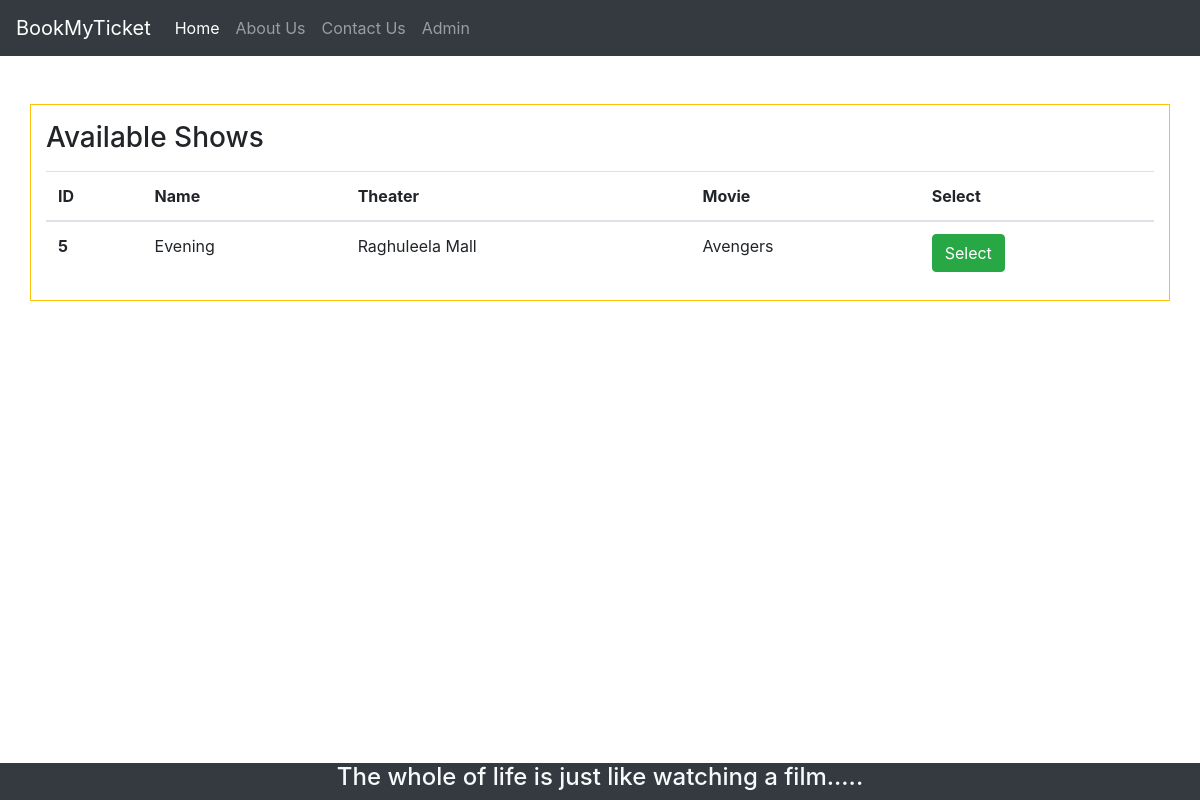
Page /customer/select/show/11/9/ on the earlier database version.
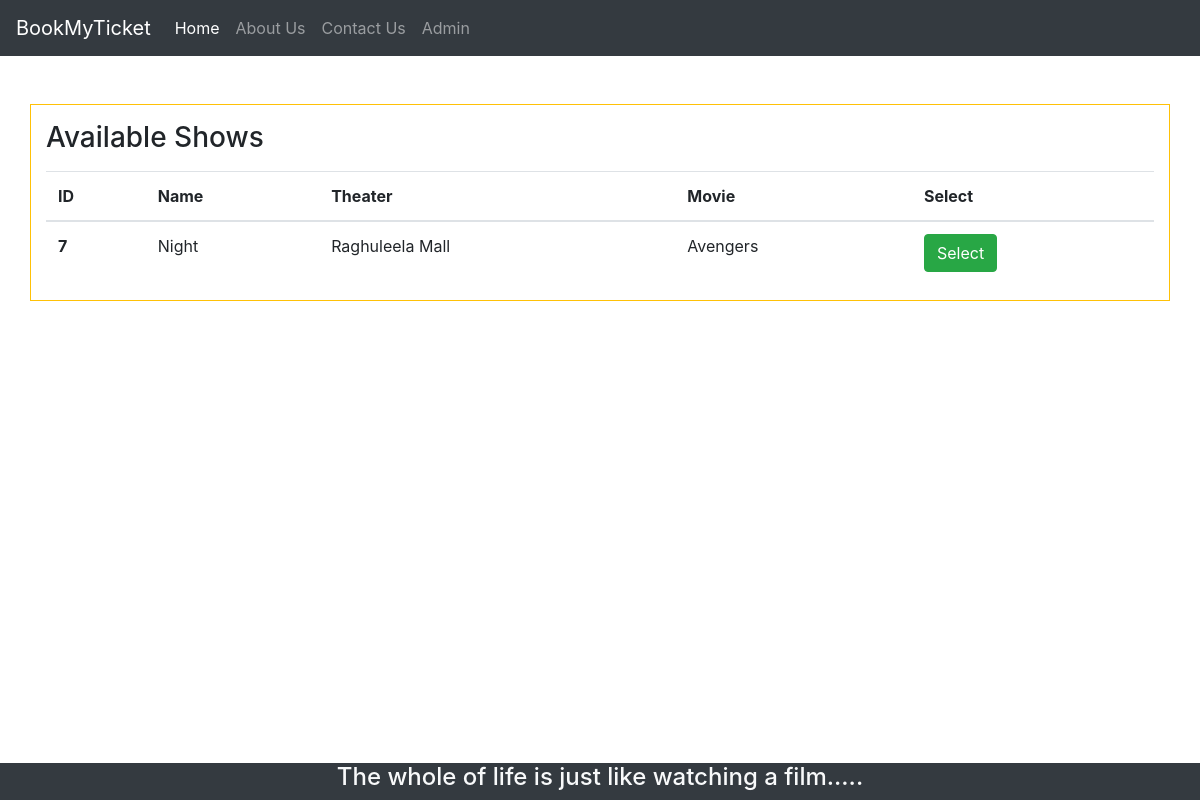
Same page on the later database version.
### bookings/models.py (models this page shows, shortened)
class Shows(models.Model):
	name = models.CharField(max_length=24, null=True)
	theater = models.ForeignKey(Theater, null=True, on_delete= models.CASCADE)
	movie_shown = models.ForeignKey(Movie, null=True, on_delete= models.SET_NULL)
	class Meta:
         db_table = 'Shows'

class Theater(models.Model):
	name = models.CharField(max_length=24, null=True)
	description = models.CharField(max_length=100, null=True)
	located_city = models.ForeignKey(City, null=True,on_delete=models.CASCADE)
	seats_count = models.IntegerField(default=0)
	service_charges = models.IntegerField(default=0)	# add up to movie charges in total bill.

class Movie(models.Model):
	name = models.CharField(max_length=24, null=True, default="")
	markup_price = models.IntegerField(default=0)
	duration_in_min = models.CharField(max_length=24, null=True, default="")
	genre = models.CharField(max_length=24, null=True, default="")
	release_date = models.CharField(max_length=24, null=True, default="")
	language_avail = models.CharField(max_length=24, null=True, default="")
	shown_in_theater = models.ManyToManyField(Theater)

### bookings/views.py (the view)
# urls.py: path('customer/select/show/<theater_id>/<movie_id>/', views.Cust_Select_Show, name="select_show"),
def Cust_Select_Show(request, theater_id, movie_id):
    shows = []
    for show in Shows.objects.all():
        if(str(show.theater.id) == theater_id and str(show.movie_shown.id) == movie_id):
            shows.append(show)
    return render(request, 'bookings/webpages/Customer/Cust_Select_Show.html', {'shows': shows})

### bookings/templates/bookings/webpages/Customer/Cust_Select_Show.html
{% extends 'bookings/common/HeaderAndFooter.html' %}
{% block content %}
<div class="container border border-warning mt-5">
    <div class="my-3 ">
        <h3 class="">Available Shows</h3>
    </div>
    <table class="table">
        <thead>
            <tr>
                <th scope="col"> ID</th>
                <th scope="col"> Name</th>
                <th scope="col">Theater</th>
                <th scope="col">Movie</th>
                <th scope="col">Select</th>
            </tr>
        </thead>
        <tbody>
            {% for show in shows %}
            <tr>
                <th scope="row">{{show.id}}</th>
                <td>{{show.name}}</td>
                <td>{{show.theater.name}}</td>
                <td>{{show.movie_shown.name}}</td>
                <td><a href="{% url 'select_seat' show.id %}" class="btn btn-success">Select</a></td>
            </tr>
            {% endfor %}
        </tbody>
    </table>
</div>
{% endblock %}

Differences in the rows shown:
no longer on this page (row edited): Shows: id "5", name "Evening", theater.name "Raghuleela Mall", movie_shown.name "Avengers"
added Shows: id "7", name "Night", theater.name "Raghuleela Mall", movie_shown.name "Avengers"
